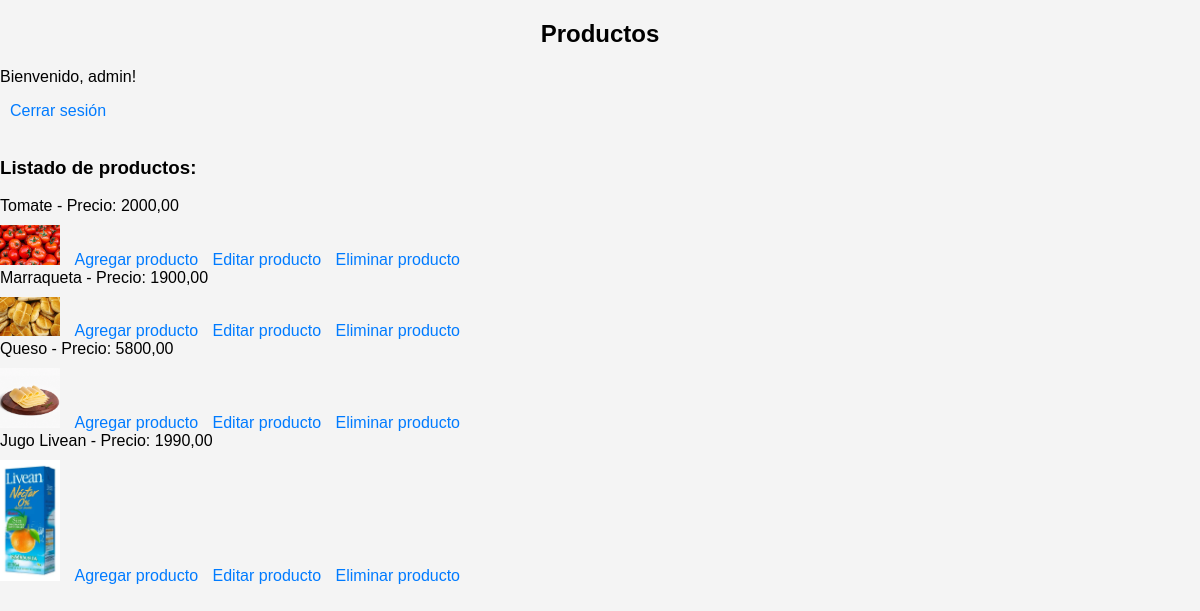
The page /productos/ (signed in) on the database its author committed.
### role/models.py (models this page shows, shortened)
class Producto(models.Model):
    nombre = models.CharField(max_length=100)
    descripcion = models.TextField()
    precio = models.DecimalField(max_digits=10, decimal_places=2)
    imagen = models.ImageField(upload_to='productos/', null=True, blank=True)

### role/views.py (the view)
# urls.py: path('productos/', views.ProductoListView.as_view(), name='productos'),
class ProductoListView(ListView):
    model = Producto
    template_name = 'productos.html'
    context_object_name = 'productos'
    def get_queryset(self):
        user = self.request.user
        permisos_usuario, _ = PermisoProducto.objects.get_or_create(user=user)
        if permisos_usuario.puede_ver:
            return Producto.objects.all()
        else:
            return Producto.objects.none()
    def get_context_data(self, **kwargs):
        context = super().get_context_data(**kwargs)
        user = self.request.user
        permisos_usuario, _ = PermisoProducto.objects.get_or_create(user=user)
        context['permisos'] = permisos_usuario
        return context

### role/templates/productos.html (shortened to what this page needs)
{% load static %}
<!DOCTYPE html>
<html lang="es">
<head>
    <link rel="stylesheet" type="text/css" href="{% static 'css/productos.css' %}">
</head>
<body>
    <h2>Productos</h2>
    {% if user.is_authenticated %}
        <p>Bienvenido, {{ user.username }}!</p>
        <a href="{% url 'logout' %}">Cerrar sesión</a>
        <br><br>
        {% if permisos.puede_ver %}
            <h3>Listado de productos:</h3>
            <ul>
                {% for producto in productos %}
                    <li>{{ producto.nombre }} - Precio: {{ producto.precio }}</li>
                    <img src="{{ producto.imagen.url }}" alt="{{ producto.nombre }}" width="60px">
                    {% if permisos.puede_agregar %}
                        <a href="{% url 'agregar_producto' %}">Agregar producto</a>
                    {% endif %}
                    {% if permisos.puede_cambiar %}
                        <a href="{% url 'editar_producto' producto.id %}">Editar producto</a>
                    {% endif %}
                    {% if permisos.puede_eliminar %}
                        <a href="{% url 'eliminar_producto' producto.id %}">Eliminar producto</a>
                    {% endif %}
                {% endfor %}
            </ul>
        {% else %}
            <p>No tienes permisos para ver los productos.</p>
        {% endif %}
    {% else %}
        <p>Debes iniciar sesión para acceder a esta página.</p>
        <a href="{% url 'login' %}">Iniciar sesión</a>
    {% endif %}
</body>
</html>

### role/static/css/productos.css (style rules this page uses)
body { font-family: Arial, sans-serif; background-color: #f4f4f4; margin: 0; padding: 0; }
h2 { text-align: center; margin-bottom: 20px; }
ul { list-style-type: none; padding: 0; }
li { margin-bottom: 10px; }
a { text-decoration: none; color: #007bff; margin-left: 10px; }

### rows shown on the page
Producto: nombre "Tomate", precio "2000,00", imagen (picture)
Producto: nombre "Marraqueta", precio "1900,00", imagen (picture)
Producto: nombre "Queso", precio "5800,00", imagen (picture)
Producto: nombre "Jugo Livean", precio "1990,00", imagen (picture)

### other values the page prints
{{ user.username }} "admin"
